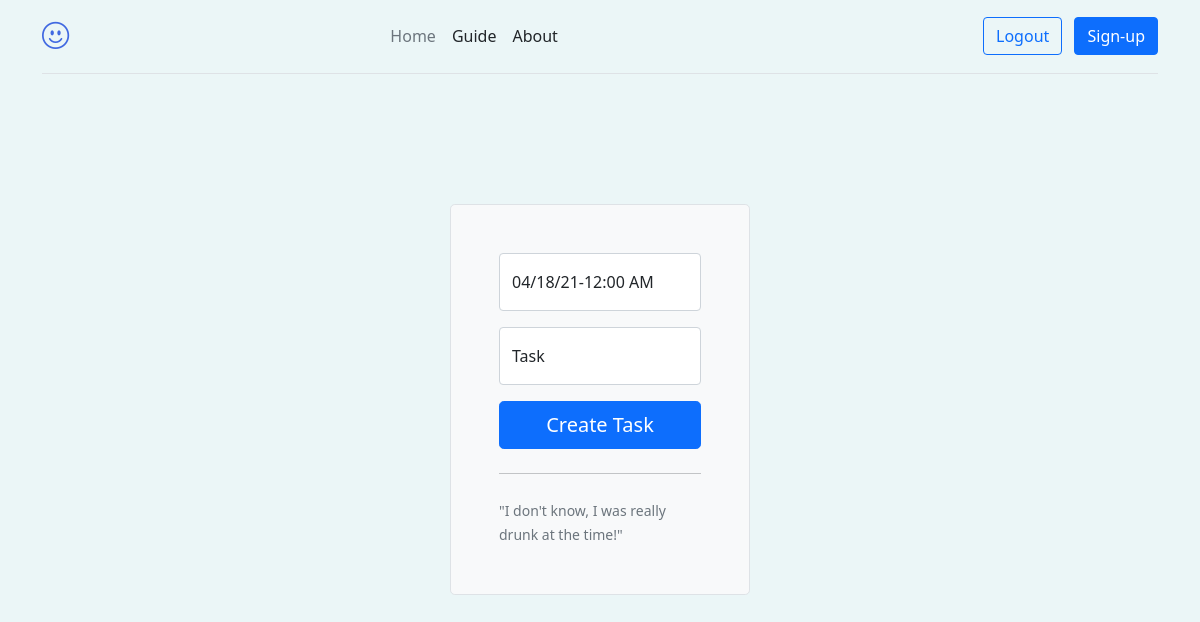
/lazaro (signed in), run on an earlier commit of the app's database.
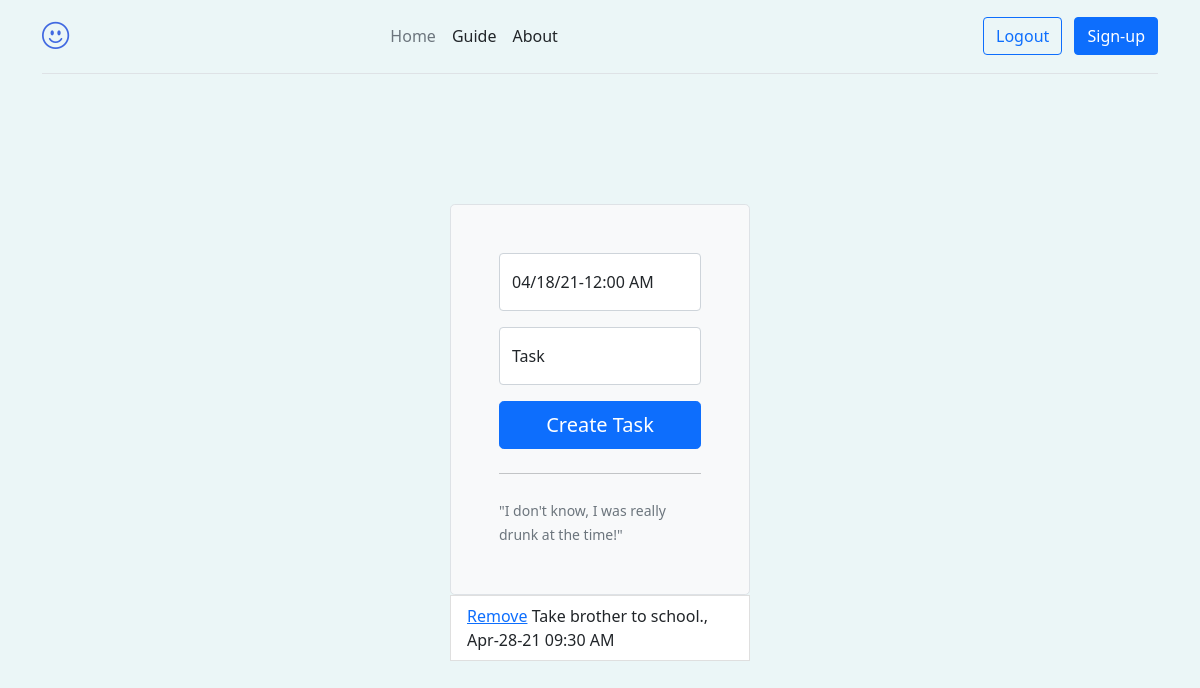
And on a later commit of the database.
### models.py (models this page shows)
class Task(db.Model):
    id = db.Column(db.Integer, primary_key=True)
    date = db.Column(db.DateTime, default=datetime.utcnow)
    task_description = db.Column(db.String(50), unique=False, index=True)
    user_id = db.Column(db.Integer, db.ForeignKey('user.id'))
    def __repr__(self):
        return f'{self.task_description}'

### routes.py (the view, shortened to what this page needs)
@app.route('/<username>', methods=['POST', 'GET'])
@login_required
def user(username):
    user = User.query.filter_by(id=current_user.id).first_or_404()
    tasks = Task.query.filter_by(user_id=user.id).order_by('date').all()
    form = TaskForm()
    return render_template('user.html', user=user, form=form, tasks=tasks)

### forms.py
class TaskForm(FlaskForm):
    date = StringField('Date', validators=[DataRequired(message='You must enter a date!')])
    task_description = StringField('Task Description', validators=[DataRequired(), Length(min=5, max=100, message='Task description must be at least 5 characters long!')])
    create_task = SubmitField('Create Task')

### myfilters.py (called while the page is built)
@app.template_filter('laz')
def laz(x):
    return x.strftime("%b-%d-%y %I:%M %p")

### routes.py (called while the page is built)
@login_manager.user_loader
def load_user(user_id):
    return User.query.get(int(user_id))

### templates/user.html (shortened to what this page needs)
{% extends 'base.html' %}
{% block body %}
<div class="col-10 mx-auto col-lg-3 login-container">
    <form class="p-5 border rounded-3 bg-light" action="/{{ current_user.username }}" method="POST">
        <div class="form-floating mb-3">
            <input type="text" class="form-control" id="date" name="date" placeholder="10/02/1999" required>
            <label for="floatingInput">04/18/21-12:00 AM</label>
        </div>
        <div class="form-floating mb-3">
            <input type="text" class="form-control" id="task_description" name="task_description"
                placeholder="Enter task" required>
            <label for="floatingInput">Task</label>
        </div>
        <button class="w-100 btn btn-lg btn-primary" id="submit" name="submit" type="submit">Create Task</button>
        <hr class="my-4">
        <small class="text-muted">"I don't know, I was really drunk at the time!"</small>
    </form>
    {% for task in tasks %}
    <li class="list-group-item"><a href="{{ url_for('delete', id=task.id) }}"> Remove</a> {{ task }}, {{
        task.date|laz }} {{task.time}}
    </li>
    {% endfor %}
</div>
{% endblock %}

### templates/base.html (shortened to what this page needs)
<!DOCTYPE html>
<html lang="en">
<head>
    <link rel="stylesheet" href="https://cdn.jsdelivr.net/npm/bootstrap-icons@1.4.1/font/bootstrap-icons.css">
    <link href="https://cdn.jsdelivr.net/npm/bootstrap@5.0.0-beta3/dist/css/bootstrap.min.css" rel="stylesheet"
>
    <link rel="stylesheet" href="{{ url_for('static', filename='css/style.css') }}">
</head>
<body>
    <div class="container position-sticky container-sticky">
        <header
            class="d-flex flex-wrap align-items-center justify-content-center justify-content-md-between py-3 mb-4 border-bottom">
            {% if not current_user.is_authenticated %}
            <i class="bi bi-emoji-frown" style="font-size: 1.7em; color: royalblue;"></i>
            {% else %}
            <i class="bi bi-emoji-smile" style="font-size: 1.7em; color: royalblue;"></i>
            {% endif %}
            <ul class="nav col-12 col-md-auto mb-2 justify-content-center mb-md-0">
                <li><a href="/" class="nav-link px-2 link-secondary">Home</a></li>
                <li><a href="{{ url_for('guide') }}" class="nav-link px-2 link-dark">Guide</a></li>
                <li><a href="{{ url_for('about') }}" class="nav-link px-2 link-dark">About</a></li>
            </ul>
            <div class="col-md-3 text-end">
                {% if not current_user.is_authenticated %}
                <a href="{{ url_for('login') }}"> <button type="button"
                        class="btn btn-outline-primary me-2">Login</button></a>
                {% else %}
                <a href="{{ url_for('logout') }}"> <button type="button"
                        class="btn btn-outline-primary me-2">Logout</button></a>
                {% endif %}
                <a href="{{ url_for('home') }}"><button type="submit" class="btn btn-primary">Sign-up</button></a>
            </div>
        </header>
    </div>
    {% block body %}
    {% endblock %}
</body>
</html>

### static/css/style.css (style rules this page uses)
body { background-color: rgb(235, 246, 247); margin: 0; }
.login-container { margin-top: 130px; }
.container-sticky { position: sticky; top: 0; z-index: 1; background-color: rgb(235, 246, 247); }

What changed in the data, as far as the page shows it:
added Task: task_description "Take brother to school.", date|laz "Apr-28-21 09:30 AM"
